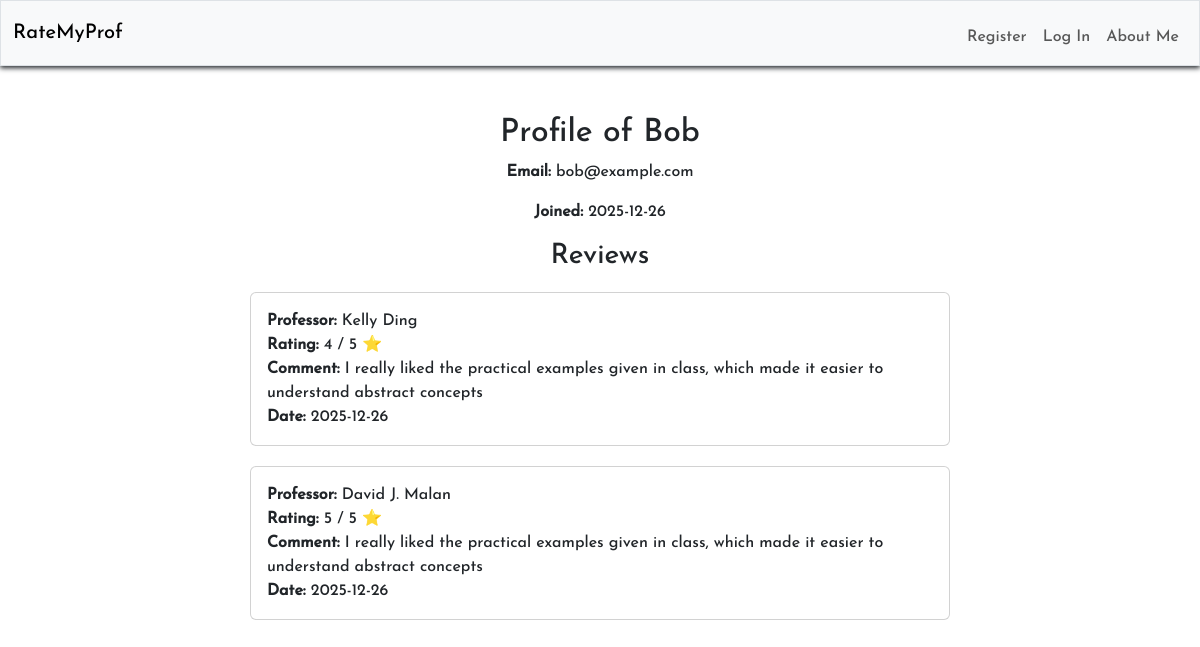
The page /profile/3 on the database its author committed.
### app.py (models this page shows)
class User(db.Model, UserMixin):
    id = db.Column(db.Integer, primary_key=True)
    username = db.Column(db.String(150), unique=True, nullable=False)
    email = db.Column(db.String(150), nullable=False)
    password = db.Column(db.String(150), nullable=False)
    created_at = db.Column(db.DateTime, default=datetime.utcnow)

class Review(db.Model):
    id = db.Column(db.Integer, primary_key=True)
    prof_id = db.Column(db.Integer, db.ForeignKey('professor.id'))
    user_id = db.Column(db.Integer, db.ForeignKey('user.id'))
    rating = db.Column(db.Integer, nullable=False)  # 1-5
    comment = db.Column(db.Text, nullable=False)
    sentiment = db.Column(db.String(20))  # Positive / Negative
    created_at = db.Column(db.DateTime, default=datetime.utcnow)
    user = db.relationship("User", backref="reviews")
    prof = db.relationship("Professor", backref="reviews")

class Professor(db.Model):
    id = db.Column(db.Integer, primary_key=True)
    name = db.Column(db.String(150), nullable=False, unique=True)
    department = db.Column(db.String(150))
    overall_score = db.Column(db.Float, default=0.0, nullable=False)
    photo_url = db.Column(db.String(300), nullable=True)
    ai_summary = db.Column(db.Text, nullable=True)

### app.py (the view)
@app.route("/profile/<int:user_id>")
def profile(user_id):
    user = User.query.get_or_404(user_id)
    reviews = Review.query.filter_by(user_id=user.id).order_by(Review.created_at.desc()).all()
    return render_template("profile.html", user=user, reviews=reviews)

### templates/profile.html (shortened to what this page needs)
{% extends "layout.html" %} {% block title %} Profile {% endblock %} {% block
main %}
<h2>Profile of {{ user.username }}</h2>
<p><strong>Email:</strong> {{ user.email }}</p>
<p><strong>Joined:</strong> {{ user.created_at.strftime('%Y-%m-%d') }}</p>
<h3>Reviews</h3>
<div class="card-container">
  {% if reviews %}
  <ul class="list-group">
    {% for review in reviews %}
    <li class="card mb-3">
      <div class="card-body">
        <strong>Professor:</strong> {{ review.prof.name }}<br />
        <strong>Rating:</strong> {{ review.rating }} / 5 ⭐ <br />
        <strong>Comment:</strong> {{ review.comment }}<br />
        <strong>Date:</strong> {{ review.created_at.strftime('%Y-%m-%d') }}
      </div>
    </li>
    {% endfor %}
  </ul>
  {% else %}
  <p>No reviews yet.</p>
  {% endif %}
</div>
{% endblock %}

### templates/layout.html (shortened to what this page needs)
<!DOCTYPE html>
<html lang="en">
  <head>
    <link
      href="https://cdn.jsdelivr.net/npm/bootstrap@5.3.3/dist/css/bootstrap.min.css"
      rel="stylesheet"
    />
    <link href="/static/css/styles.css" rel="stylesheet" />
  </head>
  <body>
    <nav class="bg-light border navbar navbar-expand-md navbar-light">
      <div class="container-fluid">
        <a class="navbar-brand" href="/">RateMyProf</a>
        <div class="collapse navbar-collapse" id="navbar">
          {% if current_user.is_authenticated %}
          <ul class="navbar-nav ms-auto mt-2">
            <li class="nav-item dropdown">
              <a
                class="nav-link dropdown-toggle"
                href="#"
                id="userMenu"
                role="button"
                data-bs-toggle="dropdown"
                aria-expanded="false"
              >
                <strong>{{ current_user.username }}</strong>
              </a>
              <ul
                class="dropdown-menu dropdown-menu-end"
                aria-labelledby="userMenu"
              >
                <li>
                  <a
                    class="dropdown-item"
                    href="{{ url_for('profile', user_id=current_user.id) }}"
                  >
                    View Profile
                  </a>
                </li>
                <li><hr class="dropdown-divider" /></li>
                <li>
                  <a class="dropdown-item text-danger" href="/logout">
                    Logout
                  </a>
                </li>
              </ul>
            </li>
            <li class="nav-item">
              <a
                class="nav-link"
                target="_blank"
                href="https://radax023.github.io/Personal-Website/index.html"
                >About Me</a
              >
            </li>
          </ul>
          {% else %}
          <ul class="navbar-nav ms-auto mt-2">
            <li class="nav-item">
              <a class="nav-link" href="/register">Register</a>
            </li>
            <li class="nav-item">
              <a class="nav-link" href="/login">Log In</a>
            </li>
            <li class="nav-item">
              <a
                class="nav-link"
                target="_blank"
                href="https://radax023.github.io/Personal-Website/index.html"
                >About Me</a
              >
            </li>
          </ul>
          {% endif %}
        </div>
      </div>
    </nav>
    <main class="container py-5 text-center">
      {% block main %}{% endblock %}
    </main>
  </body>
</html>

### static/css/styles.css (style rules this page uses)
body { font-family: "JosefinSans", sans-serif; }
.navbar { border-bottom: 2px solid; box-shadow: 0 2px 5px; }
.card-container { margin: auto; align-items: center; max-width: 700px; }
.card { margin: 10px 0px !important; text-align: left; }

### rows shown on the page
User: username "Bob", email "bob@example.com", created_at "2025-12-26"
Review: prof.name "Kelly Ding", rating "4", comment "I really liked the practical examples given in class, which made it easier to understand abstract concepts", created_at "2025-12-26"
Review: prof.name "David J. Malan", rating "5", comment "I really liked the practical examples given in class, which made it easier to understand abstract concepts", created_at "2025-12-26"
